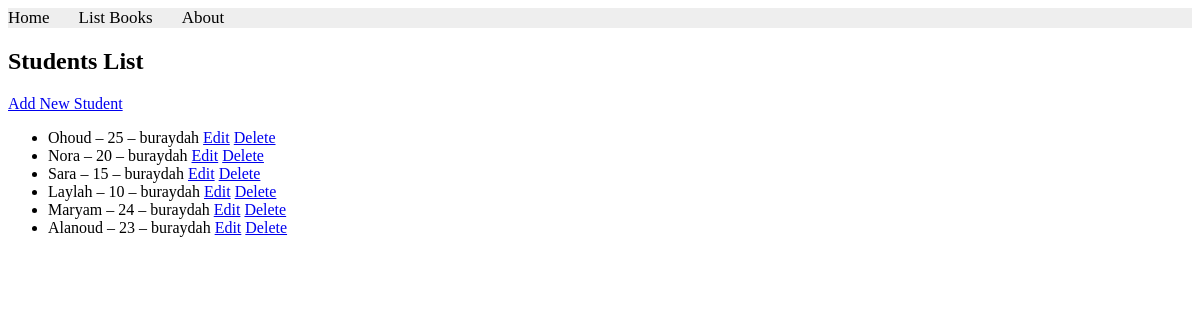
Page /books/students/list/ on the earlier database version.
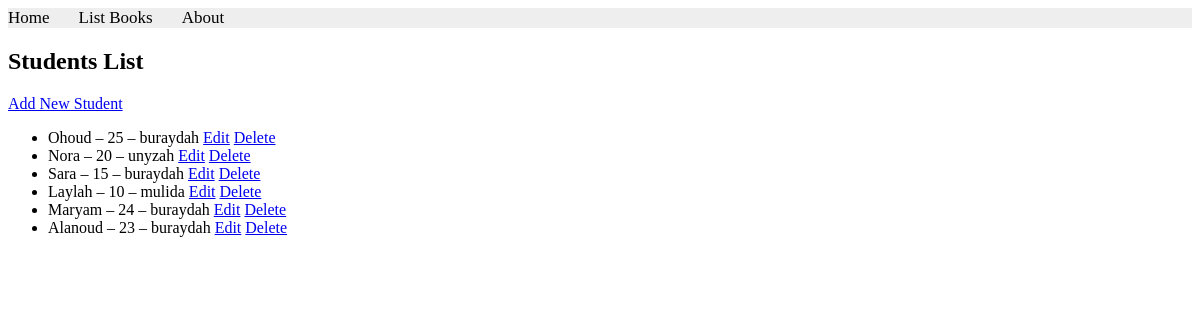
Same page on the later database version.
### apps/bookmodule/models.py (models this page shows, shortened)
class Student(models.Model):
    name = models.CharField(max_length=100)
    age = models.IntegerField()
    address = models.ForeignKey(Address, on_delete=models.CASCADE)
    card = models.OneToOneField(Card, on_delete=models.CASCADE, null=True, blank=True)
    department = models.ForeignKey(Department, on_delete=models.CASCADE, related_name='students', null=True)
    course = models.ManyToManyField(Course, related_name='students', blank=True)

class Address(models.Model):
    city = models.CharField(max_length=100)

### apps/bookmodule/views.py (the view)
# urls.py: path('students/list/', views.student_list, name='student_list'),
def student_list(request):
    students = Student.objects.all()
    return render(request, 'bookmodule/student_list.html', {'students': students})

### apps/templates/bookmodule/student_list.html
{% extends "layouts/base.html" %}
{% block content %}
<h2>Students List</h2>
<a href="{% url 'student_add' %}">Add New Student</a>
<ul>
    {% for student in students %}
    <li>
        {{ student.name }} – {{ student.age }} – {{ student.address.city }}
        <a href="{% url 'student_edit' student.id %}">Edit</a>
        <a href="{% url 'student_delete' student.id %}">Delete</a>
    </li>
    {% empty %}
    <li>No students available.</li>
    {% endfor %}
</ul>
{% endblock %}

Differences in the rows shown:
changed Student "Nora": address.city "buraydah" → "unyzah"
changed Student "Laylah": address.city "buraydah" → "mulida"
